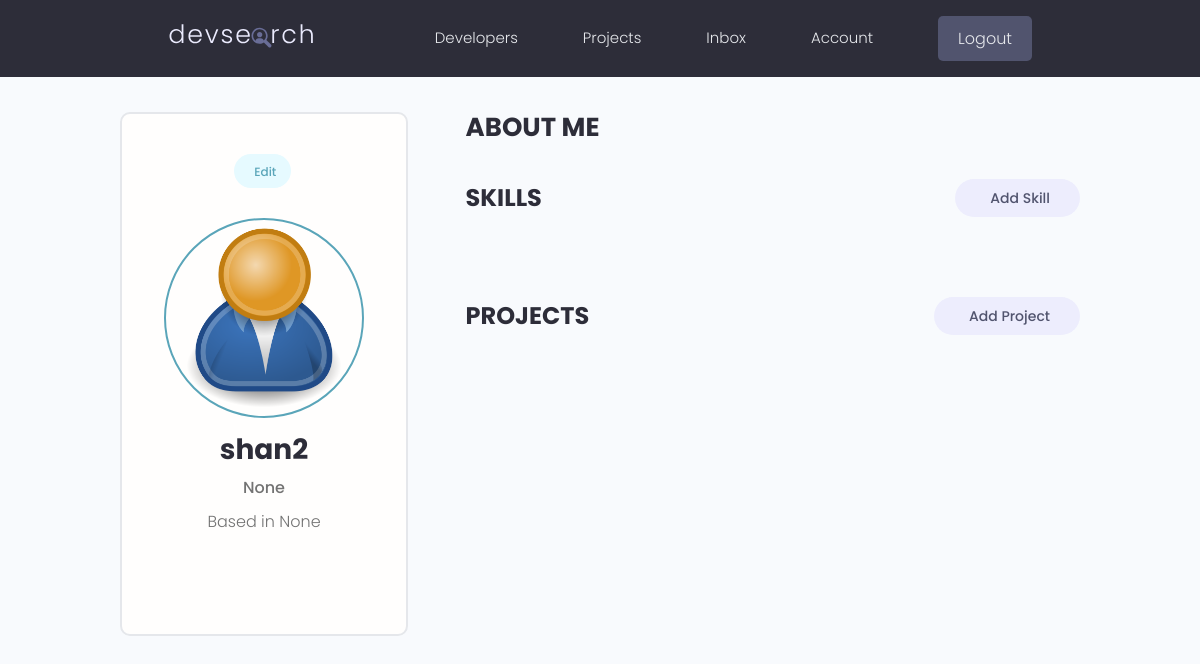
/account/ (signed in), run on the app's committed database.
### users/models.py (models this page shows, shortened)
class Profile(models.Model):
    user = models.OneToOneField(User,on_delete=models.CASCADE, null=True, blank=True)
    name =  models.CharField(max_length=200, null=True, blank=True)
    username =  models.CharField(max_length=200, null=True, blank=True)
    email = models.EmailField(max_length=200, null=True, blank=True)
    location =  models.CharField(max_length=200, null=True, blank=True)
    short_intro = models.CharField(max_length=200, null=True, blank=True)
    bio = models.TextField(null=True, blank=True)
    profile_image = models.ImageField(null=True, blank=True,upload_to='profiles/',default='profiles/user-default.png')
    social_github = models.CharField(max_length=200, null=True, blank=True)
    social_twitter = models.CharField(max_length=200, null=True, blank=True)
    social_linkedin = models.CharField(max_length=200, null=True, blank=True)
    social_youtube = models.CharField(max_length=200, null=True, blank=True)
    social_website = models.CharField(max_length=200, null=True, blank=True)
    created = models.DateTimeField(auto_now_add=True)
    id = models.UUIDField(default=uuid.uuid4,unique=True,primary_key=True,editable=False)
    class Meta:
        ordering = ['created']      #desc: ['-created']

### users/views.py (the view)
# urls.py: path('account/',views.getaccount,name='account'),
@login_required(login_url='login')
def getaccount(req):
    prof = req.user.profile
    projs = prof.project_set.all()
    skills = prof.skill_set.all()
    cntxt = {'prof':prof, 'skills':skills,'projs':projs}
    return render(req,'users/account.html',cntxt)

### users/templates/users/account.html (shortened to what this page needs)
{% extends 'main.html' %}
{% block conten %}
<main class="settingsPage profile my-md">
<div class="container">
<div class="layout">
    <div class="column column--1of3">
    <div class="card text-center">
        <div class="card__body dev">
        <a class="tag tag--pill tag--main settings__btn" href="{% url 'editprofile' %}"> Edit</a>
        <img class="avatar avatar--xl dev__avatar" src="{{prof.profile_image.url}}" />
        <h2 class="dev__name">{{prof.name}}</h2>
        <p class="dev__title">{{prof.short_intro}}</p>
        <p class="dev__location">Based in {{prof.location}}</p>
        </div>
    </div>
    </div>
    <div class="column column--2of3">
    <div class="devInfo">
        <h3 class="devInfo__title">About Me</h3>
    </div>
    <div class="settings">
        <h3 class="settings__title">Skills</h3>
        <a class="tag tag--pill tag--sub settings__btn tag--lg" href="{% url 'createskill' %}"> Add Skill</a>
    </div>
    <div class="settings">
        <h3 class="settings__title">Projects</h3>
        <a class="tag tag--pill tag--sub settings__btn tag--lg" href="{% url 'createproject' %}"> Add Project</a>
    </div>
    </div>
</div>
</div>
</main>
{% endblock conten %}

### static/styles/app.css (style rules this page uses)
:root { --color-sub: #2d2d39; }
.card { border: 2px solid var(--color-light); }
img { width: 100%; }
.profile .card > .dev { padding: 4rem; }
.dev__avatar { display: block; margin: auto; }
.dev__name { color: var(--color-sub); font-size: 2.8rem; font-weight: 700; margin-top: 1rem; margin-bottom: 0.5rem; }
.dev__title { font-size: 1.6rem; font-weight: 500; line-height: 1.3; }
.dev__location { margin-top: 1rem; }
.devInfo { margin-bottom: 3rem; }
.devInfo__title, .devInfo__subtitle { font-size: 2.6rem; color: var(--color-sub); text-transform: uppercase; font-weight: 700; margin-bottom: 1.5rem; }
.settingsPage .dev > .settings__btn { display: inline-block; margin-bottom: 3rem; }
.settings { display: flex; justify-content: space-between; align-items: center; }
.settings__title { font-size: 2.4rem; text-transform: uppercase; font-weight: 700; color: var(--color-sub); }

### static/uikit/styles/modules/_variables.css (style rules this page uses)
:root { --color-main: #5aa5b9; --color-main-light: #e6faff; --color-sub: #3f4156; --color-sub-light: #51546e; --color-sub-lighter: #ededfd; --color-text: #737373; --color-gray: #8b8b8b; --color-light: #e5e7eb; --color-light-gray: #767676; --color-bg: #f8fafd; --color-white: #fffefd; --color-white-light: #f3f3f3; --color-success: #359e64; --color-success-bg: #def8e8; --color-error: #fc4b0b; --color-error-bg: #fff2ee; --font-base: 'Poppins', arial, helvetica, 'Segoe UI', roboto, ubuntu, sans-serif; --font-monospace: 'Fira Code', 'Courier New', courier, monospace; --font-regular: 300; --font-medium: 500; --font-bold: 700; --generic-shadow: 1px 1px 5px #00000010; --generic-transition: all 0.3s ease-in-out; }

### static/uikit/styles/modules/_base.css (style rules this page uses)
* { margin: 0; padding: 0; box-sizing: border-box; text-rendering: optimizeLegibility; color: inherit; font-size: inherit; }
html { font-size: 50%; }
@media only screen and (min-width: 480px) { html { font-size: 56.25%; } }
@media only screen and (min-width: 1200px) { html { font-size: 62.5%; } }
body { line-height: 1.6; font-weight: 400; font-size: 1.5rem; color: var(--color-text); background-color: var(--color-bg); min-height: 100vh; }

### static/uikit/styles/modules/_typography.css (style rules this page uses)
* { font-family: var(--font-base); }
h2 { font-size: 3.6rem; font-weight: var(--font-bold); }
h3 { font-size: 3.2rem; font-weight: var(--font-medium); }
p, span, strong { font-size: 1.6rem; color: var(--color-text); font-weight: var(--font-regular); }
a { padding-bottom: 2px; text-decoration: none; display: inline-block; color: var(--color-main); font-weight: var(--font-medium); }

### static/uikit/styles/modules/_utilities.css (style rules this page uses)
.container { width: 92%; max-width: 165rem; margin: 0 auto; box-sizing: border-box; }
@media screen and (min-width: 1000px) { .container { width: 90%; } }
@media screen and (min-width: 1200px) { .container { width: 80%; } }
.text-center { text-align: center; }
.my-md { margin: 3rem auto; }

### static/uikit/styles/modules/_avatar.css (style rules this page uses)
.avatar { border-radius: 50%; border: 2px solid var(--color-main); object-fit: cover; }
.avatar--xl { height: 20rem; width: 20rem; }

### static/uikit/styles/modules/_card.css (style rules this page uses)
.card { border-radius: 1rem; background-color: var(--color-white); border: 1.5px solid var(--color-light); width: auto; height: auto; margin-top: 0.5rem; margin-bottom: 0.5rem; overflow: hidden; }
.card__body, .card__header { padding: 2rem 2.5rem; }

### static/uikit/styles/modules/_tag.css (style rules this page uses)
.tag { display: inline-flex; align-items: center; background-color: var(--color-sub); height: -webkit-fit-content; height: -moz-fit-content; height: fit-content; width: -webkit-fit-content; width: -moz-fit-content; width: fit-content; border-radius: 0.5rem; padding: 0.5rem 1.5rem; font-size: 1.2rem; cursor: pointer; }
.tag:not(:last-child) { margin-right: 0.25rem; margin-bottom: 0.75rem; }
.tag--pill { border-radius: 5rem; }
.tag--main, .tag--main > small { background: var(--color-main-light); color: var(--color-main); font-weight: 500; }
.tag--sub, .tag--sub > small { background: var(--color-sub-lighter); color: var(--color-sub-light); font-weight: 500; }
.tag--lg { padding: 0.8rem 3rem; font-size: 1.4rem; }

### static/uikit/styles/modules/_layout.css (style rules this page uses)
.layout { display: flex; flex-flow: row wrap; justify-content: space-between; }
.layout > .column { margin-bottom: 3rem; }
.layout > .column.column--1of3 { flex-basis: 30%; }
.layout > .column.column--2of3 { flex-basis: 64%; }

### data on the page
Profile: profile_image (placeholder picture), name "shan2", short_intro "None", location "None"
